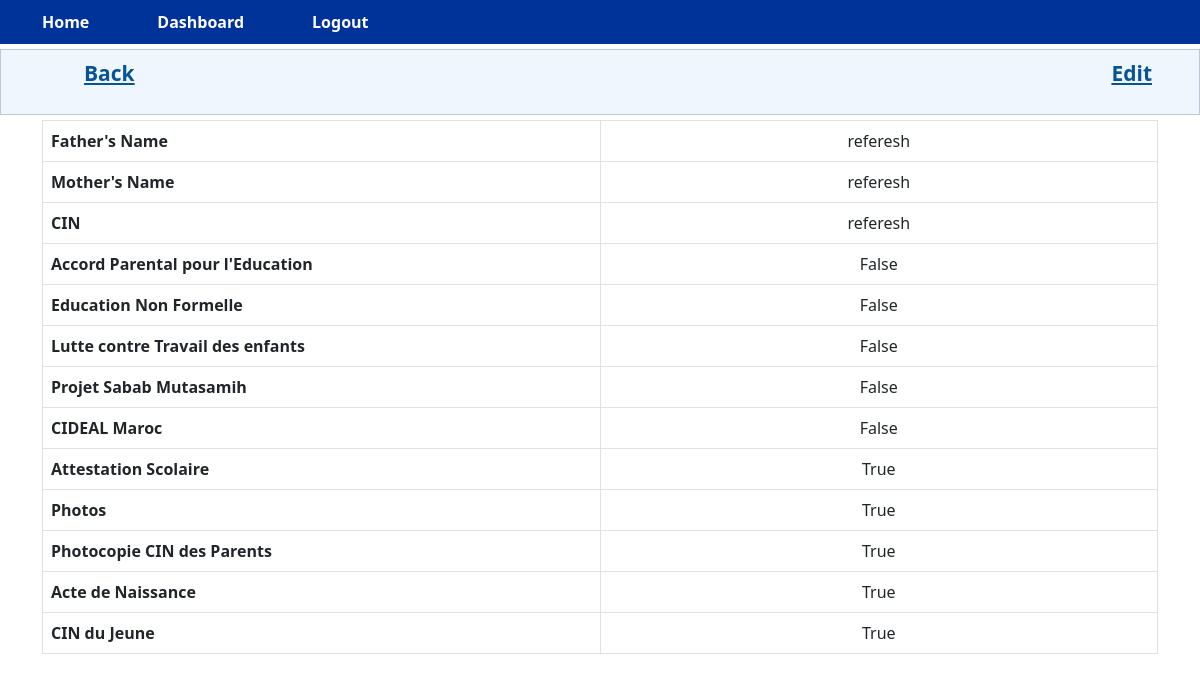
/view_family/35 (signed in), run on the app's committed database.
### app.py (models this page shows)
class Family(db.Model, UserMixin):
    id = db.Column(db.Integer, primary_key=True)
    pere_name = db.Column(db.String(100), nullable=False)
    maman_name = db.Column(db.String(100), nullable=False)
    cin = db.Column(db.String(20), nullable=True)
    Accord_P_Education_parental = db.Column(db.Boolean, default=False, nullable=True)
    Education_Non_Formelle = db.Column(db.Boolean, default=False, nullable=True)
    lutte_contre_Travail_des_enfants = db.Column(db.Boolean, default=False, nullable=True)
    Projet_Sabab_Mutasamih = db.Column(db.Boolean, default=False, nullable=True)
    CIDEAL_Maroc = db.Column(db.Boolean, default=False, nullable=True)
    Attestation_scolaire = db.Column(db.Boolean, default=False, nullable=True)
    Photos = db.Column(db.Boolean, default=False, nullable=True)
    photocopie_CIN_parents = db.Column(db.Boolean, default=False, nullable=True)
    Acte_de_naissance = db.Column(db.Boolean, default=False, nullable=True)
    CIN_du_jeune = db.Column(db.Boolean, default=False, nullable=True)
    children_id = db.Column(db.Integer, db.ForeignKey('children.id'))
    children = db.relationship('Children', backref='family')

### app.py (the view)
@app.route('/view_family/<int:child_id>')
def view_family(child_id):
    child = Children.query.get_or_404(child_id)
    family = Family.query.filter_by(children_id=child.id).first()
    print("Family data:", family.__dict__)
    form = FamilyForm()
    return render_template('view_family.html', child=child, family=family, form=form)

### app.py (called while the page is built)
@login_manager.user_loader
def load_user(id):
    with app.app_context():
        return User.query.get(int(id))

### templates/view_family.html (shortened to what this page needs)
{% extends 'dashboard.html' %}
{% block page_content %}
<div class="sidenav">
    <ul class="navbar">
        <li class="nav-item"><a href="{{ url_for('view_children', child_id=child.id) }}"> Back </a></li>
        <li class="nav-item"><a href="{{ url_for('edit_family', child_id=child.id) }}">Edit</a></li>
    </ul>
</div>
    {% if family %}
        <div class="container">
          <table class="table table-bordered">
              <tr>
                  <th>Father's Name</th>
                  <td>{{ family.pere_name }}</td>
              </tr>
              <tr>
                  <th>Mother's Name</th>
                  <td>{{ family.maman_name }}</td>
              </tr>
              <tr>
                  <th>CIN</th>
                  <td>{{ family.cin }}</td>
              </tr>
              <tr>
                  <th>Accord Parental pour l'Education</th>
                  <td>{{ family.Accord_P_Education_parental  }}</td>
              </tr>
              <tr>
                  <th>Education Non Formelle</th>
                  <td>{{ family.Education_Non_Formelle  }}</td>
              </tr>
              <tr>
                  <th>Lutte contre Travail des enfants</th>
                  <td>{{ family.lutte_contre_Travail_des_enfants  }}</td>
              </tr>
              <tr>
                  <th>Projet Sabab Mutasamih</th>
                  <td>{{ family.Projet_Sabab_Mutasamih  }}</td>
              </tr>
              <tr>
                  <th>CIDEAL Maroc</th>
                  <td>{{  family.CIDEAL_Maroc  }}</td>
              </tr>
              <tr>
                <th>Attestation Scolaire</th>
                <td>{{family.Attestation_scolaire }}</td>
            </tr>
            <tr>
                <th>Photos</th>
                <td>{{family.Photos }}</td>
            </tr>
            <tr>
                <th>Photocopie CIN des Parents</th>
                <td>{{  family.photocopie_CIN_parents  }}</td>
            </tr>
            <tr>
                <th>Acte de Naissance</th>
                <td>{{  family.Acte_de_naissance  }}</td>
            </tr>
            <tr>
                <th>CIN du Jeune</th>
                <td>{{  family.CIN_du_jeune  }}</td>
            </tr>
        </table>
    </div>
{% else %}
    <p>No family information found for {{ child.name }}.</p>
{% endif %}
{% endblock %}

### templates/dashboard.html (shortened to what this page needs)
{% extends 'base.html' %}

### templates/base.html (shortened to what this page needs)
{% extends 'bootstrap/base.html' %}

### templates/bootstrap/base.html (shortened to what this page needs)
<!DOCTYPE html>
<html lang="en">
<head>
    <link rel="stylesheet" href="https://cdnjs.cloudflare.com/ajax/libs/jqueryui/1.12.1/jquery-ui.min.css">
  <link rel="stylesheet" href="https://cdn.jsdelivr.net/npm/bootstrap@5.1.3/dist/css/bootstrap.min.css">
  <link rel="stylesheet" type="text/css" href="{{ url_for('static', filename='css/styles.css') }}">
  <link href="https://maxcdn.bootstrapcdn.com/bootstrap/5.0.0-alpha1/css/bootstrap.min.css" rel="stylesheet">
</head>
<body class="{% block body_class %}{% endblock %}">
  <nav>
    <ul>
      <li><a href="{{ url_for('home') }}">Home</a></li>
      <li><a href="{{ url_for('dashboard') }}">Dashboard</a></li>
      {% if current_user.is_authenticated %}
        <li><a href="{{ url_for('logout') }}">Logout</a></li>
      {% else %}
        <li><a href="{{ url_for('login') }}">Login</a></li>
      {% endif %}
    </ul>
  </nav>
  <main>
    {% block page_content %}{% endblock %}
  </main>
</body>
</html>

### static/css/styles.css (style rules this page uses)
nav { background-color: #003399; color: white; display: flex; justify-content: space-between; align-items: center; padding: 10px; }
nav ul { display: flex; list-style: none; margin: 0; padding: 0; }
nav ul li { margin-right: 20px; }
nav ul li:last-child { margin-right: 0; }
nav ul li a { color: white; text-decoration: none; font-weight: bold; }
ul { list-style: none; display: flex; justify-content: center; align-items: center; }
li { margin: 0 1rem; }
.sidenav { border: 1px solid #b8c9db; background-color: #eff6fd; margin: 5px 0 5px 0; padding: 0; }
.navbar { position: relative; display: flex; flex-wrap: wrap; align-items: center; justify-content: space-between; padding-top: 0.5rem; padding-bottom: 0rem; }
.nav-item { display: inline-block; padding: 0 15px 0 7px; position: relative; }
.nav-item a { color: #065495; font-size: 21px; font-weight: bold; padding-left: 28px; }
table { margin-bottom: 0px; }
a { text-decoration: none; color: #ffffff; padding: 0.5rem 1rem; border-radius: 0.5rem; transition: background-color 0.3s ease; }
table td { width: 50%; text-align: center; }
.table-bordered { width: 70%; }

### data on the page
Family: pere_name "referesh", maman_name "referesh", cin "referesh", Accord_P_Education_parental "False", Education_Non_Formelle "False", lutte_contre_Travail_des_enfants "False", Projet_Sabab_Mutasamih "False", CIDEAL_Maroc "False", Attestation_scolaire "True", Photos "True", photocopie_CIN_parents "True", Acte_de_naissance "True", CIN_du_jeune "True"
